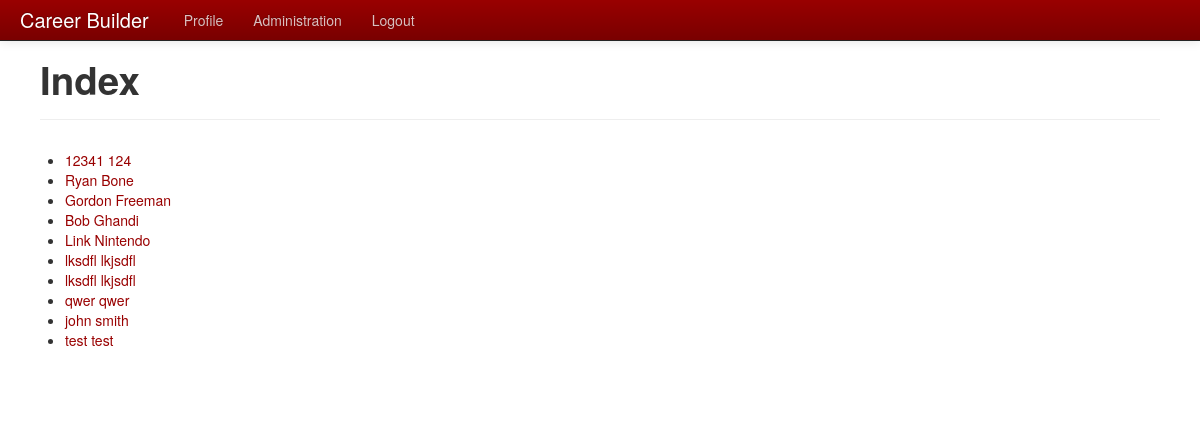
The app's page / (signed in) with its own data.
### builder/models.py (models this page shows)
class UserProfile(models.Model):
    user = models.OneToOneField(User, primary_key=True)
    firstName = models.CharField('First Name', max_length = 50, blank = True)
    lastName = models.CharField('Last Name', max_length = 50, blank = True)
    email = models.EmailField()
    url = models.URLField(blank = True)
    phone = models.CharField(max_length = 20, blank = True)
    altPhone = models.CharField('Alternate Phone', max_length = 20, blank = True)
    image = models.ImageField(upload_to='Images', blank = True)
    school = models.CharField(max_length = 100, blank = True)
    degree = models.CharField(max_length = 100, blank = True)
    altDegree = models.CharField('Secondary Degree', max_length = 100, blank = True)
    altInfo = models.TextField('Other information', blank = True)
    hobbies = models.TextField(blank = True)
    clients = models.TextField(blank = True)
    interests = models.TextField(blank = True)
    visible = models.BooleanField(default = True)
    def __unicode__(self):
        return u'%s %s' %(self.firstName, self.lastName)
    class Meta:
        ordering = ['lastName', 'firstName']

### builder/views.py (the view)
# urls.py: url(r'^$', 'index', name='index'),
def index(request):
	userList = UserProfile.objects.filter(visible=True)
	return render(request, 'index.html', {'userList': userList})

### templates/index.html (shortened to what this page needs)
{% extends "base.html" %}
{% block content %}
	<div class="page-header">
    	<h1>Index</h1>
	</div>
{% if userList %}
    <ul>
    {% for user in userList %}
        <li><a href="{% url profile user.user.id %}">{{ user }}</a></li>
    {% endfor %}
    </ul>
{% else %}
    <p>No users available.</p>
{% endif %}
{% endblock %}

### records on screen
UserProfile: firstName+lastName "12341 124"
UserProfile: firstName+lastName "Ryan Bone"
UserProfile: firstName+lastName "Gordon Freeman"
UserProfile: firstName+lastName "Bob Ghandi"
UserProfile: firstName+lastName "Link Nintendo"
UserProfile: firstName+lastName "lksdfl lkjsdfl"
UserProfile: firstName+lastName "lksdfl lkjsdfl"
UserProfile: firstName+lastName "qwer qwer"
UserProfile: firstName+lastName "john smith"
UserProfile: firstName+lastName "test test"
